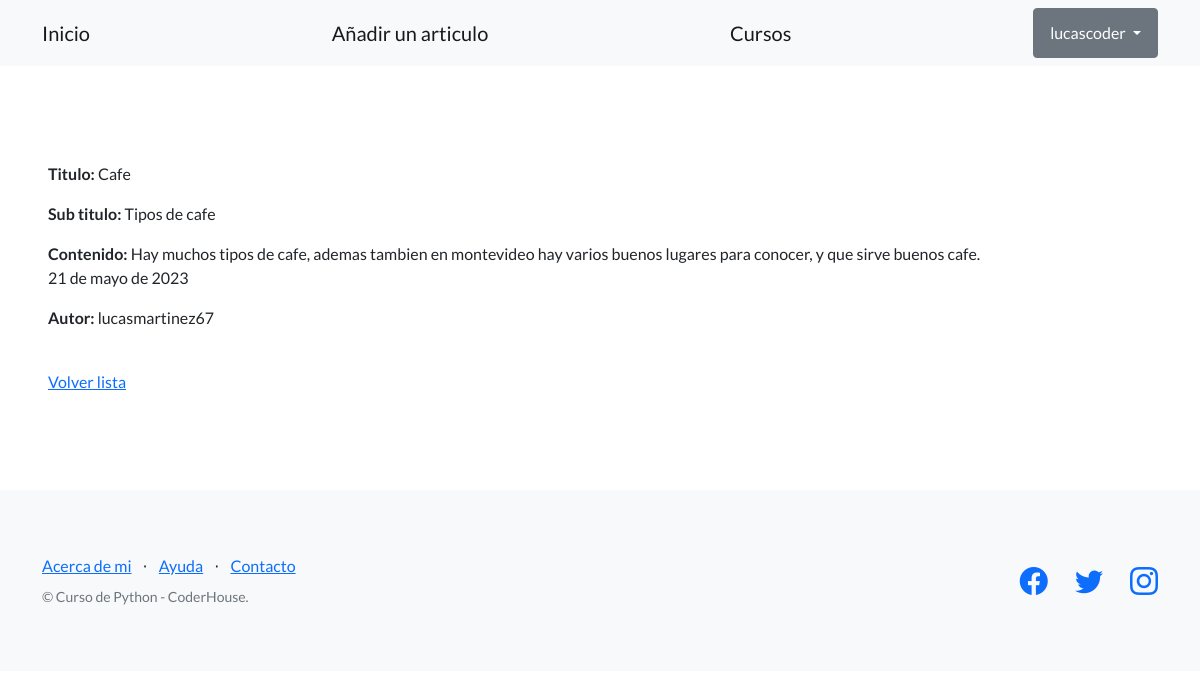
Page /pages/articulos/1/ (signed in) on the committed database.
### AppBlog/models.py (models this page shows, shortened)
class Articulo(models.Model):
    autor = models.ForeignKey(User, on_delete=models.SET_NULL, null=True)
    titulo = models.CharField(max_length=256)
    sub_titulo = models.CharField(max_length=256)
    fecha = models.DateField()
    contenido = models.TextField()

### AppBlog/views.py (the view)
# urls.py: path('articulos/<int:pk>/', views.ArticuloDetailView.as_view(), name="ver_articulo"),
class ArticuloDetailView(DetailView):
    model = Articulo
    success_url = reverse_lazy('articulo_list')

### AppBlog/templates/AppBlog/articulo_detail.html
{% extends "AppBlog/base.html" %}
{% block contenido %}
<p>
  <strong>Titulo:</strong> {{object.titulo}}
</p>
<p>
  <strong>Sub titulo:</strong> {{object.sub_titulo}}
</p>
<p>
  <section style="padding:rem 1rem;">
  <strong>Contenido:</strong> {{object.contenido}}
  </section>
  {{object.fecha}}
</p>
<p>
  <strong>Autor:</strong> {{object.autor}}
</p>
<br>
<a href="{% url 'articulo_list' %}">Volver lista</a>
{% endblock contenido %}

### AppBlog/templates/AppBlog/base.html (shortened to what this page needs)
{% load static %}
<!DOCTYPE html>
<html lang="en">
    <head>
        <link href="https://cdn.jsdelivr.net/npm/bootstrap-icons@1.5.0/font/bootstrap-icons.css" rel="stylesheet" type="text/css" />
        <link href="{%static 'css/styles.css' %}" rel="stylesheet" />
    </head>
    <body>
        <nav class="navbar navbar-light bg-light static-top">
            <div class="container">
                <a class="navbar-brand" href="{% url 'inicio' %}">Inicio</a>
                <a class="navbar-brand" href="{% url 'articulo_list' %}">Añadir un articulo</a>
                <a class="navbar-brand" href="">Cursos</a>
                {% if user.is_authenticated %}
                <div class="dropdown">
                    <button class="btn btn-secondary dropdown-toggle" type="button" id="dropdownMenuButton1" data-bs-toggle="dropdown" aria-expanded="false">
                        <div style="display: inline-flex;">
                            <span>{{ user.username }}</span>
                        </div>
                    </button>
                    </div>
                </div>
                {% else %}
                <a class="btn btn-primary" href="{% url 'login' %}">Iniciar sesión</a>
                <a class="btn btn-success" href="{% url 'registro' %}">Crear cuenta</a>
                {% endif %}
         </nav>
        <section style="padding:6rem 3rem;">
        {% block contenido%}
        {% endblock contenido %}
        </section>
        <footer class="footer bg-light">
            <div class="container">
                <div class="row">
                    <div class="col-lg-6 h-100 text-center text-lg-start my-auto">
                        <ul class="list-inline mb-2">
                            <li class="list-inline-item"><a href="{% url 'sobre_mi' %}">Acerca de mi</a></li>
                            <li class="list-inline-item">⋅</li>
                            <li class="list-inline-item"><a href="#!">Ayuda</a></li>
                            <li class="list-inline-item">⋅</li>
                            <li class="list-inline-item"><a href="#!">Contacto</a></li>
                        </ul>
                        <p class="text-muted small mb-4 mb-lg-0">&copy; Curso de Python - CoderHouse.</p>
                    </div>
                    <div class="col-lg-6 h-100 text-center text-lg-end my-auto">
                        <ul class="list-inline mb-0">
                            <li class="list-inline-item me-4">
                                <a href="#!"><i class="bi-facebook fs-3"></i></a>
                            </li>
                            <li class="list-inline-item me-4">
                                <a href="#!"><i class="bi-twitter fs-3"></i></a>
                            </li>
                            <li class="list-inline-item">
                                <a href=""><i class="bi-instagram fs-3"></i></a>
                            </li>
                        </ul>
                    </div>
                </div>
            </div>
        </footer>
    </body>
</html>

### rows in the picture
Articulo: titulo "Cafe", sub_titulo "Tipos de cafe", contenido "Hay muchos tipos de cafe, ademas tambien en montevideo hay varios buenos lugares para conocer, y que sirve buenos cafe.", fecha "21 de mayo de 2023", autor "lucasmartinez67"

### other values in the picture
{{ user.username }} "lucascoder"
